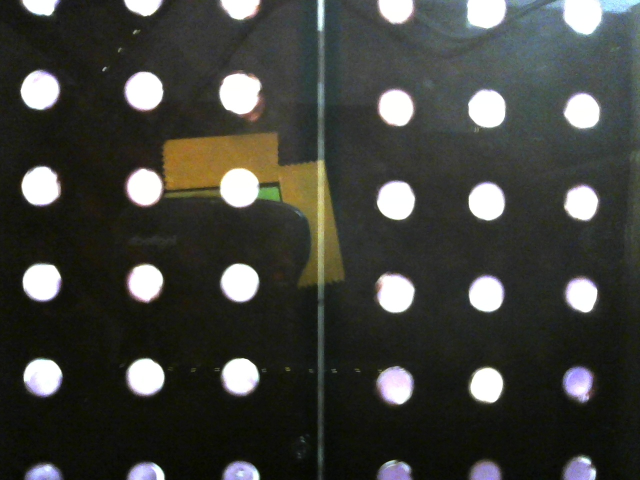
#> input picture code/camera Fri Sep 14 03:11:19 2018.jpg, 1280 x 960 px, given in place of the camera (shown at 1/2 size)
$ python vibrio_detecting.py
#> lines starting #> are read from the running program, lines starting #| are printed output that depends on the picture; after the words box and inside, x2 and y2 are one past the last pixel; in counts of white or black regions, pixels touching at a corner belong together; long printed decimals are rounded
import cv2  #poencv
import numpy as np  #img
import os
import matplotlib.pyplot as plt     #show the image
import time

def photo():    #read and capturedimage through camera and save it in "os.path.join(img_saving_base,filename)"
    img_saving_base = "../image/camera"     #the address of the saved image
    camera = cv2.VideoCapture(0)    #open the webcam
    camera.set(cv2.CAP_PROP_FRAME_WIDTH, 1280)
    camera.set(cv2.CAP_PROP_FRAME_HEIGHT, 960)
    ret, frame = camera.read()      #read the captured the image
#> frame is the input picture: shape (960, 1280, 3); mean B, G, R 60.7, 65.6, 64.5
    filename = "real.jpg"    #the name of the saved image
    cv2.imwrite(os.path.join(img_saving_base, filename), frame)      #save the captured image
    camera.release()    #close the webcam

    #plt.imshow(frame)
    #plt.show()

def distance(img):

    # img size
    h, w, ch = img.shape    #the dimension of the input image
#> h = 960; w = 1280; ch = 3

    # hsv img
    img_hsv = cv2.cvtColor(img, cv2.COLOR_BGR2HSV)  #convert the BGR image to the HSV inage
#> img_hsv: shape (960, 1280, 3); mean H, S, V 48, 55.3, 68.2

    # detect led's color
    lower_led = np.array([0,70,30])    #the lowest boundary of the needed color
    upper_led = np.array([20,210,110])  #the highest boundary of the needed color
    mask = cv2.inRange(img_hsv, lower_led, upper_led)   #the filtered value of the image
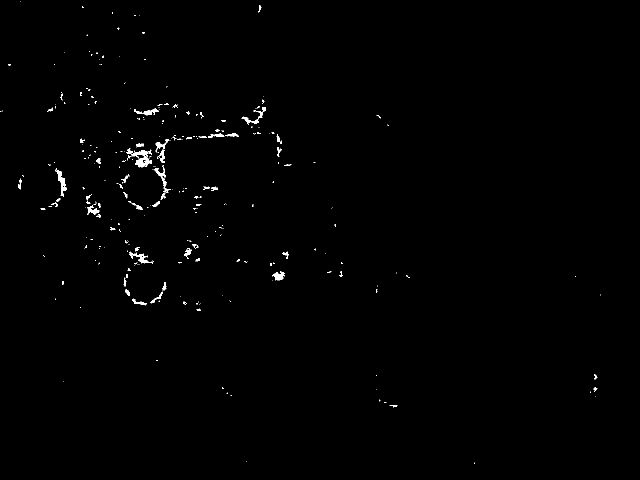
#> mask: shape (960, 1280) (shown at 1/2 size); 0.6% white; 319 white regions (253 under 20 px), largest, box (x1, y1, x2, y2) and area: (252, 297, 304, 335) 831, (110, 340, 134, 393) 405, (307, 330, 342, 387) 354
    img_result1 = cv2.bitwise_and(img_hsv, img_hsv, mask=mask)   #filter the image to remain the needed part of color
#> img_result1: shape (960, 1280, 3); mean H, S, V 0.1, 0.6, 0.3
    lower_led = np.array([150,70,30])    #the lowest boundary of the needed color
    upper_led = np.array([180,210,110])  #the highest boundary of the needed color
    mask = cv2.inRange(img_hsv, lower_led, upper_led)   #the filtered value of the image
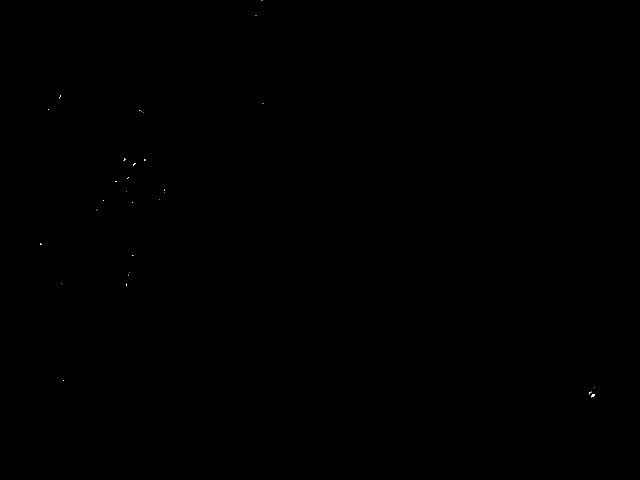
#> mask: shape (960, 1280) (shown at 1/2 size); 0.01% white in thin lines or dots, all inside (x1, y1, x2, y2) = (80, 0, 1190, 795)
    img_result2 = cv2.bitwise_and(img_hsv, img_hsv, mask=mask)   #filter the image to remain the needed part of color
#> img_result2: shape (960, 1280, 3); mean H, S, V 0, 0, 0
    img_result = cv2.bitwise_or(img_result1, img_result2)
#> img_result: shape (960, 1280, 3); mean H, S, V 0.1, 0.6, 0.3

    # erosion and dilation
    kernel = cv2.getStructuringElement(cv2.MORPH_ELLIPSE,(4,7))

    #plt.imshow(kernel)
    #plt.show()

    img_dilate = cv2.dilate(img_result, kernel, iterations = 1)   #dilate the filetered part (unknown)
#> img_dilate: shape (960, 1280, 3); mean H, S, V 0.5, 2.1, 1.1

    #plt.imshow(img_dilate)
    #plt.show();

    # change to binary (0 or 255)
    th, img_binary = cv2.threshold(img_dilate[:,:,0], 1, 255, cv2.THRESH_BINARY)
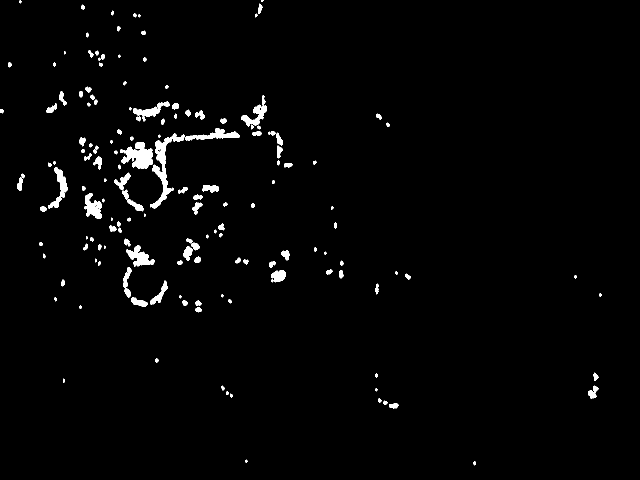
#> img_binary: shape (960, 1280) (shown at 1/2 size); 1.9% white; 163 white regions (1 under 20 px), largest, box (x1, y1, x2, y2) and area: (300, 267, 370, 417) 2390, (240, 284, 306, 338) 2056, (371, 256, 480, 282) 1118

    # hough circle
    circles = cv2.HoughCircles(img_binary, cv2.HOUGH_GRADIENT, 3, 10, param1=40,param2=25,minRadius=5,maxRadius=10)
#> circles = 57 rows, first 8: [1183.5, 787.5, 8.3], [277.5, 292.5, 8.3], [376.5, 502.5, 8.3], [127.5, 376.5, 8.3], [394.5, 397.5, 8.3], [511.5, 256.5, 8.3], [526.5, 217.5, 8.3], [427.5, 376.5, 8.3]
    #find the shape of circle in the image and return the parameter of circles including x, y, and radius

    print(circles[0, 0, 0])     #circles[a, b, c]
#| 1183.5
    print(circles[0, 0, 1])     #a: (unknown)
#| 787.5
    print(circles[0, 1, 0])     #b: the undex of the circle
#| 277.5
    print(circles[0, 1, 1])     #c: 0 is x, 1 is y, 2 is radius
#| 292.5

    circles = np.uint16(np.around(circles))
#> circles = 57 rows, first 8: [1184, 788, 8], [278, 292, 8], [376, 502, 8], [128, 376, 8], [394, 398, 8], [512, 256, 8], [526, 218, 8], [428, 376, 8]
    for i in circles[0,:]:
        # draw the outer circle
        cv2.circle(img,(i[0],i[1]),i[2],(0,255,0),2)
#> this loop made 57 passes
#> i on passes 1 to 12: [1184, 788, 8], [278, 292, 8], [376, 502, 8], [128, 376, 8], [394, 398, 8], [512, 256, 8], [526, 218, 8], [428, 376, 8], [280, 236, 8], [392, 490, 8], [314, 598, 8], [278, 416, 8]
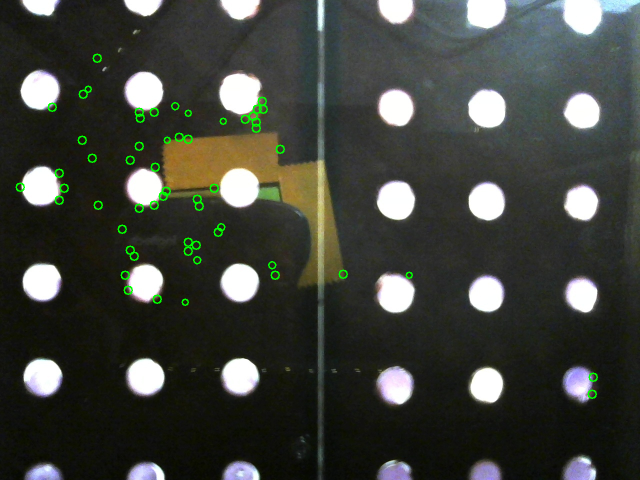
#> img: shape (960, 1280, 3) (shown at 1/2 size); mean B, G, R 60.3, 66.9, 64.1

    print(circles[0, 0, 0])
#| 1184
    print(circles[0, 0, 1])
#| 788
    print(circles[0, 1, 0])
#| 278
    print(circles[0, 1, 1])
#| 292

    led_distance = np.sqrt(np.square(circles[0,0,0] - circles[0,1,0]) + np.square(circles[0,0,1] - circles[0,1,1]))
#> led_distance = 135.2
    #calculate the distance between two circles
    print(led_distance)
#| 135.189

    #plt.imshow(img) #show the image
    #plt.show()

    # cv2.imshow('img', img)  #something wrong to close this kind of picture
    # cv2.waitKey(0)
    # cv2.destroyAllWindows()

    filename = "detected_" + str(int(time.time())) +".jpg"  #the name of the processed image
    img_saving_base = "../image/process"
    cv2.imwrite(os.path.join(img_saving_base, filename), img)  #save the processed image

startTime = int(time.time())
print(startTime)
while True:
    endTime = int(time.time())
    print(endTime)
    if (endTime - startTime) % 10 == 0:
        photo()
        filename = "../image/camera/real.jpg" #"../image/camera/real.jpg""detected_vibrio.jpg" "camera.jpg"
        img = cv2.imread(filename)  #open and read the image
        distance(img)   #process the image
